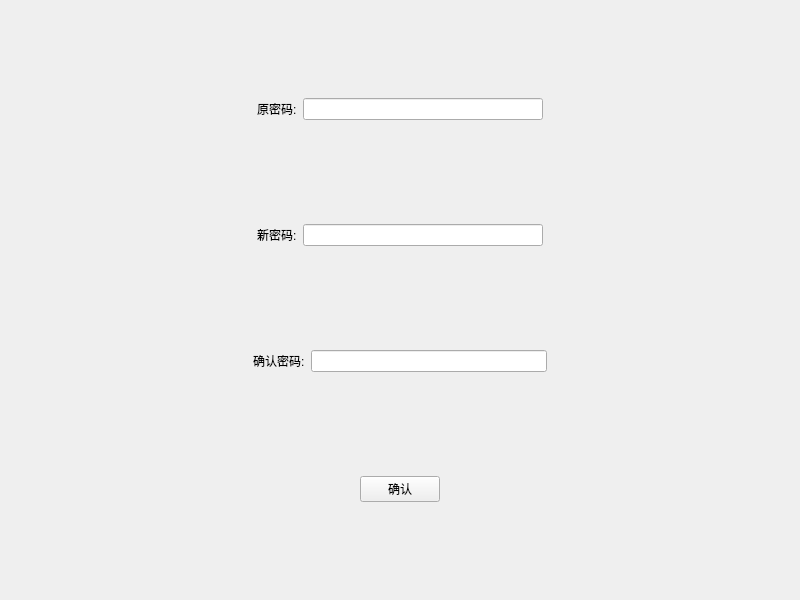
<?xml version="1.0" encoding="UTF-8"?>
<ui version="4.0">
 <class>fixpw</class>
 <widget class="QMainWindow" name="fixpw">
  <property name="geometry">
   <rect>
    <x>0</x>
    <y>0</y>
    <width>800</width>
    <height>600</height>
   </rect>
  </property>
  <property name="windowTitle">
   <string>MainWindow</string>
  </property>
  <widget class="QWidget" name="centralwidget">
   <layout class="QVBoxLayout" name="verticalLayout">
    <item>
     <widget class="QWidget" name="widget" native="true">
      <property name="sizePolicy">
       <sizepolicy hsizetype="Preferred" vsizetype="Fixed">
        <horstretch>0</horstretch>
        <verstretch>0</verstretch>
       </sizepolicy>
      </property>
      <layout class="QHBoxLayout" name="horizontalLayout">
       <item>
        <spacer name="horizontalSpacer_7">
         <property name="orientation">
          <enum>Qt::Horizontal</enum>
         </property>
         <property name="sizeHint" stdset="0">
          <size>
           <width>40</width>
           <height>20</height>
          </size>
         </property>
        </spacer>
       </item>
       <item>
        <widget class="QLabel" name="label">
         <property name="text">
          <string>原密码:</string>
         </property>
        </widget>
       </item>
       <item>
        <widget class="QLineEdit" name="linepri"/>
       </item>
       <item>
        <spacer name="horizontalSpacer_8">
         <property name="orientation">
          <enum>Qt::Horizontal</enum>
         </property>
         <property name="sizeHint" stdset="0">
          <size>
           <width>40</width>
           <height>20</height>
          </size>
         </property>
        </spacer>
       </item>
      </layout>
     </widget>
    </item>
    <item>
     <widget class="QWidget" name="widget_2" native="true">
      <property name="sizePolicy">
       <sizepolicy hsizetype="Preferred" vsizetype="Fixed">
        <horstretch>0</horstretch>
        <verstretch>0</verstretch>
       </sizepolicy>
      </property>
      <layout class="QHBoxLayout" name="horizontalLayout_2">
       <item>
        <spacer name="horizontalSpacer_5">
         <property name="orientation">
          <enum>Qt::Horizontal</enum>
         </property>
         <property name="sizeHint" stdset="0">
          <size>
           <width>40</width>
           <height>20</height>
          </size>
         </property>
        </spacer>
       </item>
       <item>
        <widget class="QLabel" name="label_2">
         <property name="text">
          <string>新密码:</string>
         </property>
        </widget>
       </item>
       <item>
        <widget class="QLineEdit" name="linenew"/>
       </item>
       <item>
        <spacer name="horizontalSpacer_6">
         <property name="orientation">
          <enum>Qt::Horizontal</enum>
         </property>
         <property name="sizeHint" stdset="0">
          <size>
           <width>40</width>
           <height>20</height>
          </size>
         </property>
        </spacer>
       </item>
      </layout>
     </widget>
    </item>
    <item>
     <widget class="QWidget" name="widget_3" native="true">
      <property name="sizePolicy">
       <sizepolicy hsizetype="Preferred" vsizetype="Fixed">
        <horstretch>0</horstretch>
        <verstretch>0</verstretch>
       </sizepolicy>
      </property>
      <layout class="QHBoxLayout" name="horizontalLayout_3">
       <item>
        <spacer name="horizontalSpacer_3">
         <property name="orientation">
          <enum>Qt::Horizontal</enum>
         </property>
         <property name="sizeHint" stdset="0">
          <size>
           <width>40</width>
           <height>20</height>
          </size>
         </property>
        </spacer>
       </item>
       <item>
        <widget class="QLabel" name="label_3">
         <property name="text">
          <string>确认密码:</string>
         </property>
        </widget>
       </item>
       <item>
        <widget class="QLineEdit" name="linecon"/>
       </item>
       <item>
        <spacer name="horizontalSpacer_4">
         <property name="orientation">
          <enum>Qt::Horizontal</enum>
         </property>
         <property name="sizeHint" stdset="0">
          <size>
           <width>40</width>
           <height>20</height>
          </size>
         </property>
        </spacer>
       </item>
      </layout>
     </widget>
    </item>
    <item>
     <widget class="QWidget" name="widget_4" native="true">
      <property name="sizePolicy">
       <sizepolicy hsizetype="Preferred" vsizetype="Fixed">
        <horstretch>0</horstretch>
        <verstretch>0</verstretch>
       </sizepolicy>
      </property>
      <layout class="QHBoxLayout" name="horizontalLayout_4">
       <item>
        <spacer name="horizontalSpacer">
         <property name="orientation">
          <enum>Qt::Horizontal</enum>
         </property>
         <property name="sizeHint" stdset="0">
          <size>
           <width>40</width>
           <height>20</height>
          </size>
         </property>
        </spacer>
       </item>
       <item>
        <widget class="QPushButton" name="confirm">
         <property name="text">
          <string>确认</string>
         </property>
        </widget>
       </item>
       <item>
        <spacer name="horizontalSpacer_2">
         <property name="orientation">
          <enum>Qt::Horizontal</enum>
         </property>
         <property name="sizeHint" stdset="0">
          <size>
           <width>40</width>
           <height>20</height>
          </size>
         </property>
        </spacer>
       </item>
      </layout>
     </widget>
    </item>
   </layout>
  </widget>
 </widget>
 <resources/>
 <connections/>
</ui>
